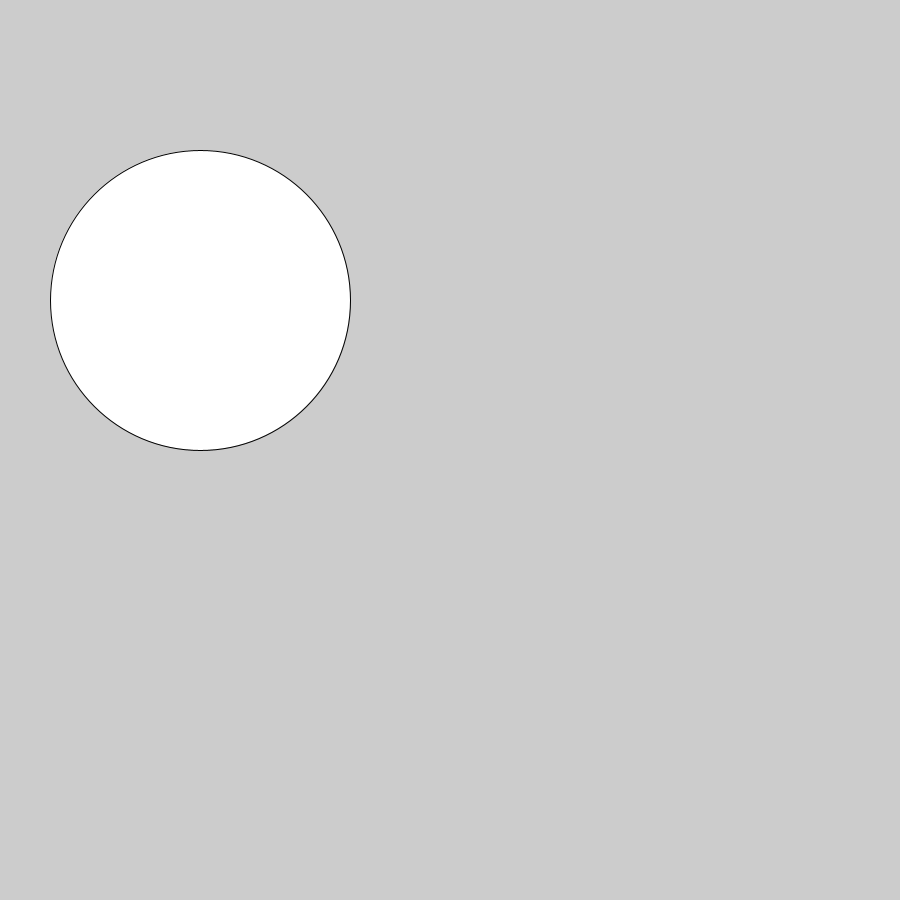
Frame 1 (no input)
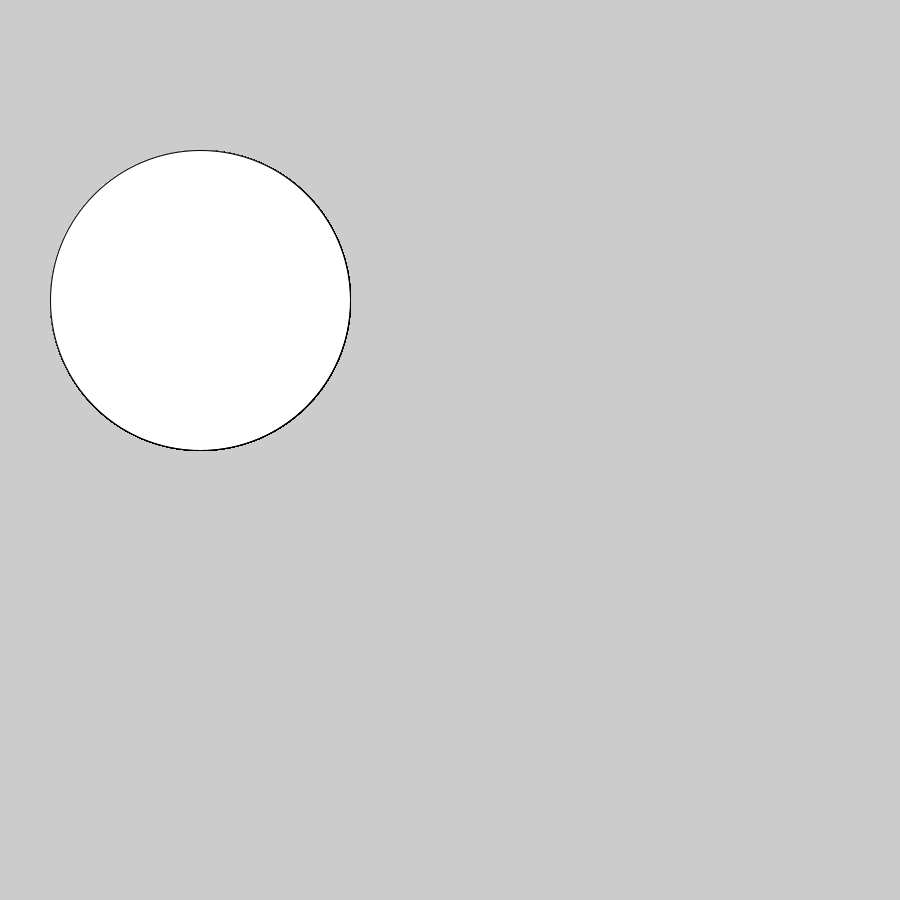
Frame 60 (the mouse pressed at the canvas centre just before this capture)
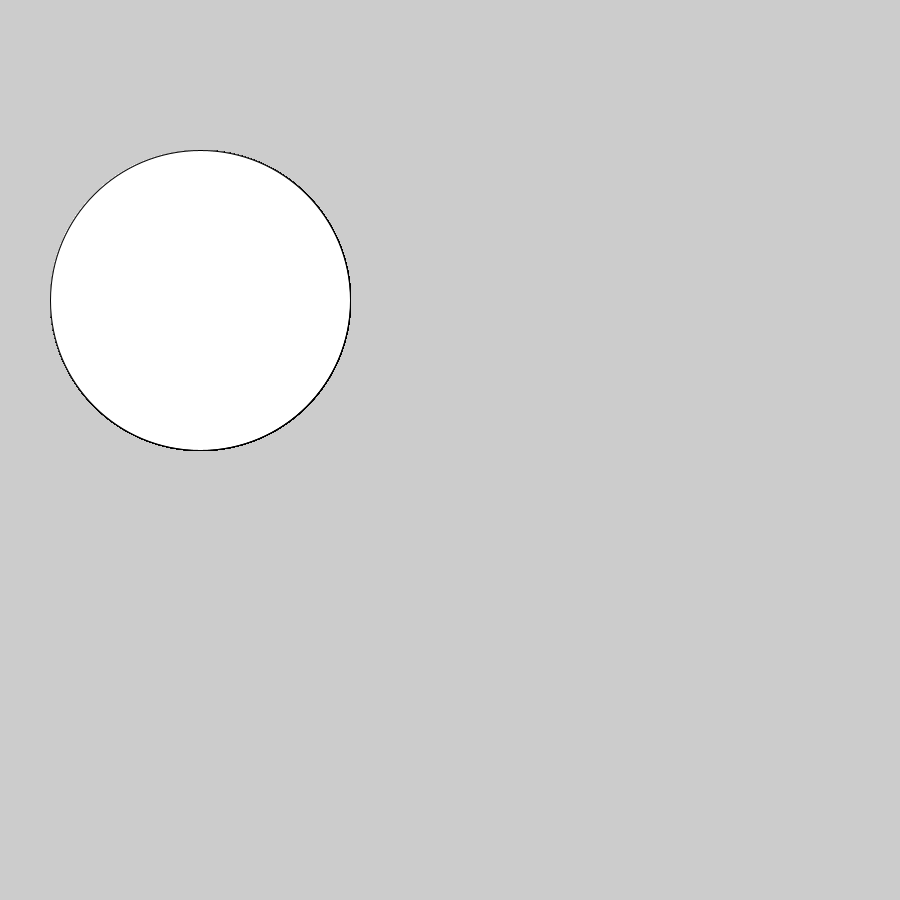
Frame 120 (the mouse held since frame 60 and released just before this capture)

The Processing sketch that drew these frames (run headless with seeded random() and noise(); from frame 60 on, the mouse is pressed at the canvas centre):

// Processing sketch: scandalous_musician
// ── scandalous_musician.pde
//Arkham city is cool

//built in variables:
//mouseX and mouseY, coordinates for mouse pointer


int x; 


void setup() {
  size(900, 900);
  x=200;
  //set the starting value
  
} // end of setup

void draw() {
  strokeWeight(1);
  ellipse(x, 300, 300, 300);
} // end of draw
